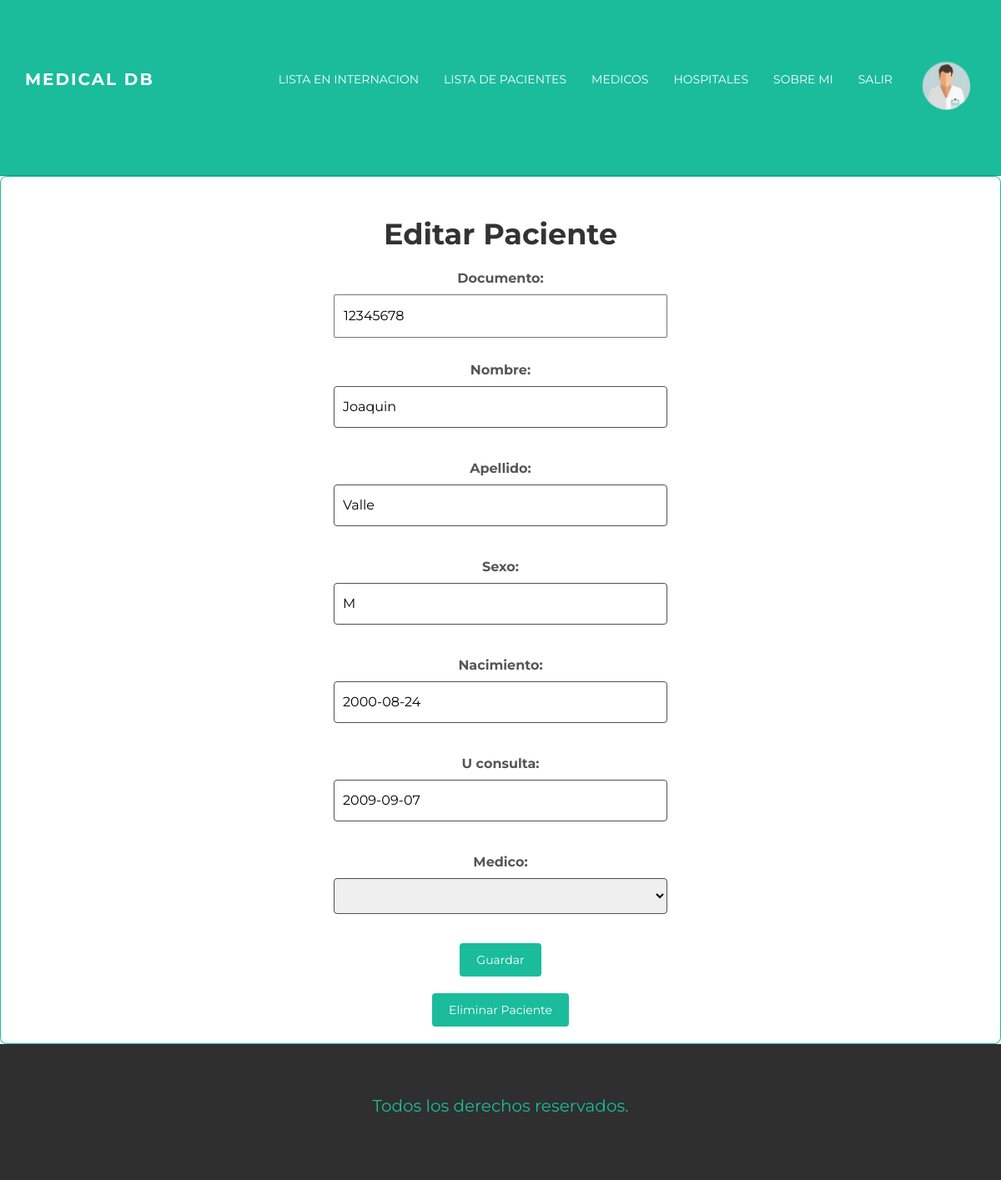
/MedicalDB/detalle_paciente/12345678/ (signed in), run on an earlier commit of the app's database.
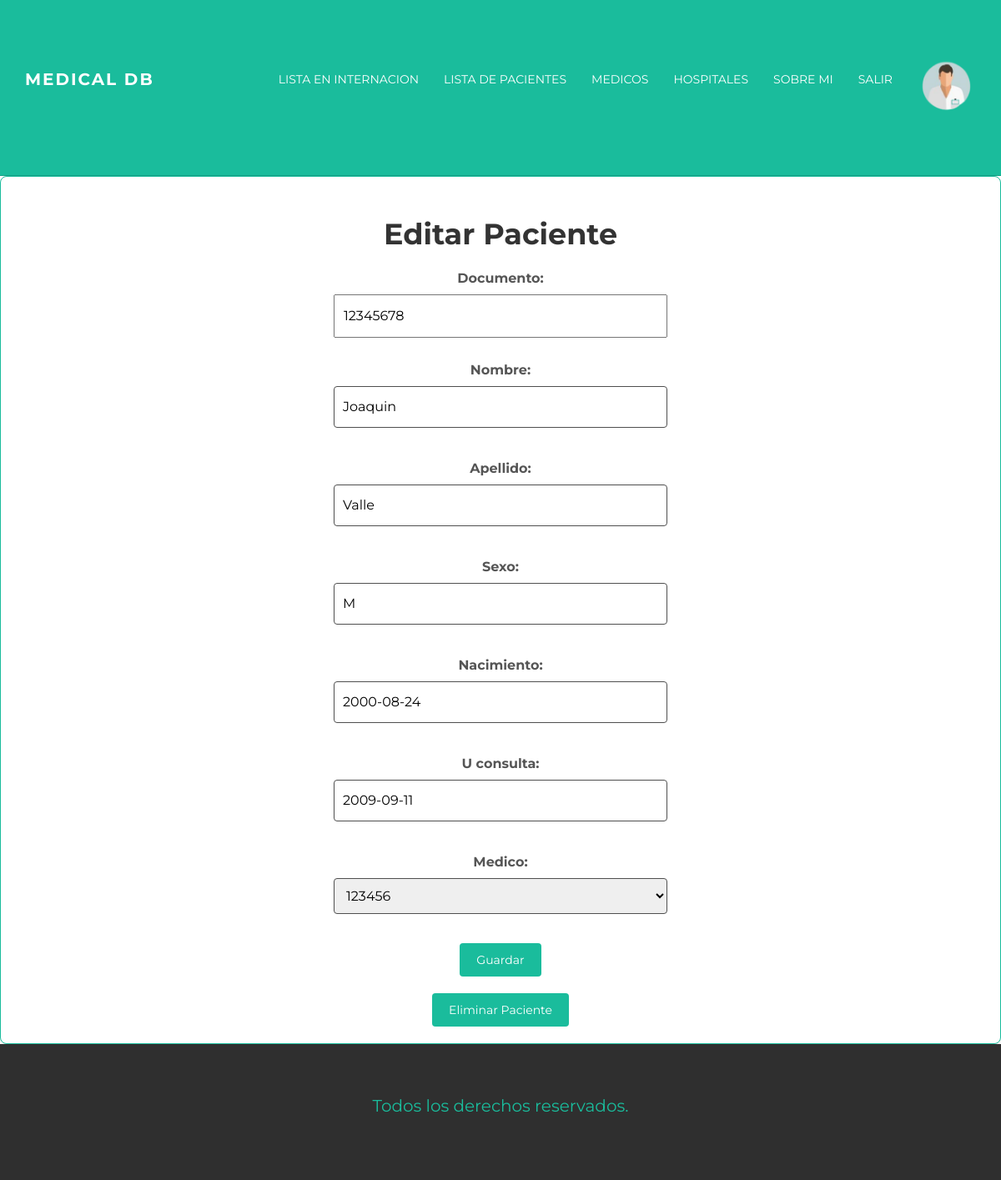
And on a later commit of the database.
### medicalapp/models.py (models this page shows, shortened)
class Pacientes(models.Model):
        documento = models.IntegerField(primary_key=True)
        nombre = models.CharField(max_length=60)
        apellido = models.CharField(max_length=60)
        sexo = models.CharField(max_length=60)
        nacimiento = models.DateField()
        u_consulta = models.DateField()
        medico = models.CharField(max_length=60)

### medicalapp/views.py (the view)
# urls.py: path('detalle_paciente/<pacienteDNI>/', editar_pacientes, name="DetallePacientes"),
@login_required
def editar_pacientes(request, pacienteDNI):
    paciente = Pacientes.objects.get(documento=pacienteDNI)
    if request.method == 'POST':
        form = FormularioPacientes(request.POST)
        if form.is_valid():
            datos = form.cleaned_data
            medico_numero_matricula = datos['medico']
            medico = Medicos.objects.get(numero_matricula=medico_numero_matricula)
            paciente = Pacientes(
                documento=datos['documento'],
                nombre=datos['nombre'],
                apellido=datos['apellido'],
                sexo=datos['sexo'],
                nacimiento=datos['nacimiento'],
                u_consulta=datos['u_consulta'],
                medico=medico.numero_matricula
            )
            paciente.save()
            return redirect('ListaPacientes')
    else:
        form = FormularioPacientes(initial={'documento': paciente.documento, 'nombre': paciente.nombre, 'apellido': paciente.apellido,
                                                    'sexo': paciente.sexo, 'nacimiento': paciente.nacimiento, 'u_consulta': paciente.u_consulta, 'medico': paciente.medico})
    return render(request, 'medicalapp/funciones/paciente.html', {'form': form, 'documento': pacienteDNI})

### medicalapp/forms.py
class FormularioPacientes(forms.Form):
        documento = forms.IntegerField()
        nombre = forms.CharField(max_length=60)
        apellido = forms.CharField(max_length=60)
        sexo = forms.CharField(max_length=60)
        nacimiento = forms.DateField()
        u_consulta = forms.DateField()
        medico = forms.ChoiceField(choices=[])
        def __init__(self, *args, **kwargs):
            super(FormularioPacientes, self).__init__(*args, **kwargs)
            medicos = Medicos.objects.all()
            choices = [(str(m.numero_matricula), str(m.numero_matricula)) for m in medicos]
            self.fields['medico'].choices = choices

### medicalapp/templates/medicalapp/funciones/paciente.html (shortened to what this page needs)
{% extends "medicalapp/padre.html" %}
{% block top %}
<div class="container-form">
    <h1>Editar Paciente</h1>
    <form method="post" class="patient-form">
        {{ form.as_p }}
        <button type="submit" class="submit-button">Guardar</button>
    </form>
    <form method="post" action="{% url 'EliminarPaciente' pacienteDNI=documento %}" class="delete-form">
        <button type="submit" class="delete-button">Eliminar Paciente</button>
    </form>
</div>
{% endblock %}
{% block foot %}
<p style = "font-size: 20px;
color: #1ABC9C;
text-align: center;
margin-top: 10px;"> Todos los derechos reservados. </p>
{% endblock %}

What changed in the data, as far as the page shows it:
changed Pacientes "Joaquin": u_consulta "2009-09-07" → "2009-09-11"; medico (not shown) → "123456"
